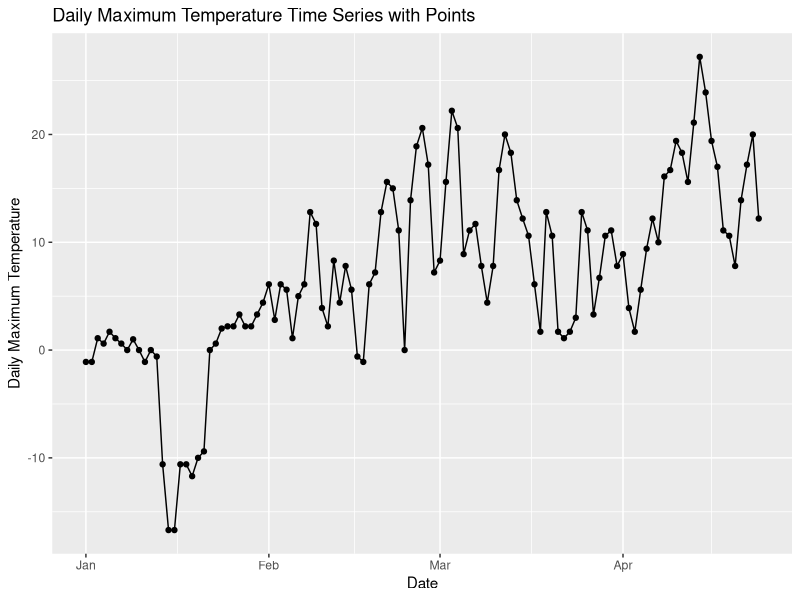
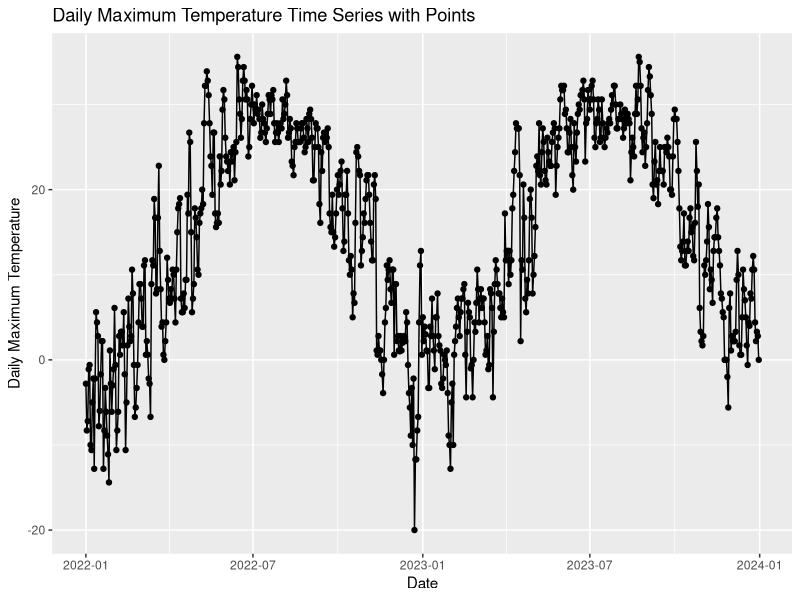

These figures' R source, in order:
## ---- chunk 1
knitr::opts_chunk$set(echo = TRUE)
library(tidyverse)
## ---- chunk 2
test_df = read_csv("madison2024.csv", col_names = c("date", "location", "temp"))
test_df$location = gsub(",.*$", "", test_df$location)
test_df$temp = test_df$temp / 10
test_df$date <- as.Date(test_df$date)
test_df <- subset(test_df, temp != 999.9)

train_df = read_csv("madisonTrain.csv", col_names = c("date", "location", "temp"))
train_df$location = gsub(",.*$", "", train_df$location)
train_df$temp = train_df$temp / 10
train_df$date <- as.Date(train_df$date)
train_df <- subset(train_df, temp != 999.9)

## ---- chunk 3
test_series = test_df %>% group_by(date) %>% summarise(daily_max = max(temp))
ggplot(test_series, aes(x = date, y = daily_max)) +
  geom_line() +
  geom_point() +  # Add points
  labs(x = "Date", y = "Daily Maximum Temperature") +
  ggtitle("Daily Maximum Temperature Time Series with Points")
## ---- chunk 4
train_series = train_df %>% group_by(date) %>% summarise(daily_max = max(temp))
ggplot(train_series, aes(x = date, y = daily_max)) +
  geom_line() +
  geom_point() +  # Add points
  labs(x = "Date", y = "Daily Maximum Temperature") +
  ggtitle("Daily Maximum Temperature Time Series with Points")
